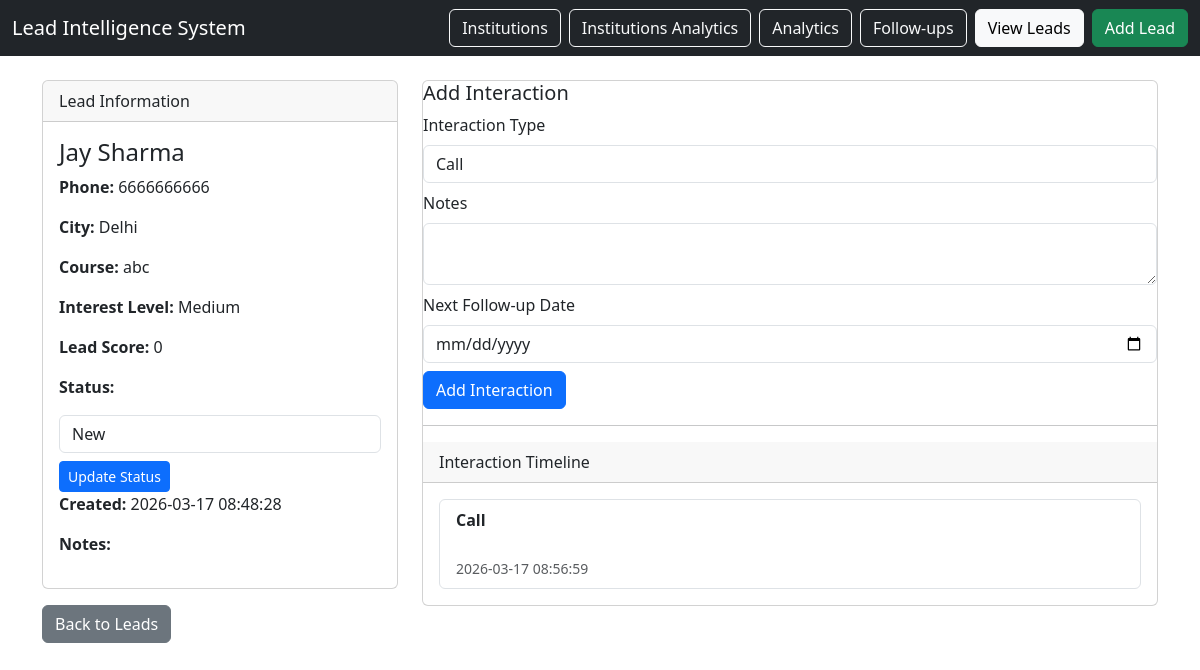
/leads/2, run on an earlier commit of the app's database.
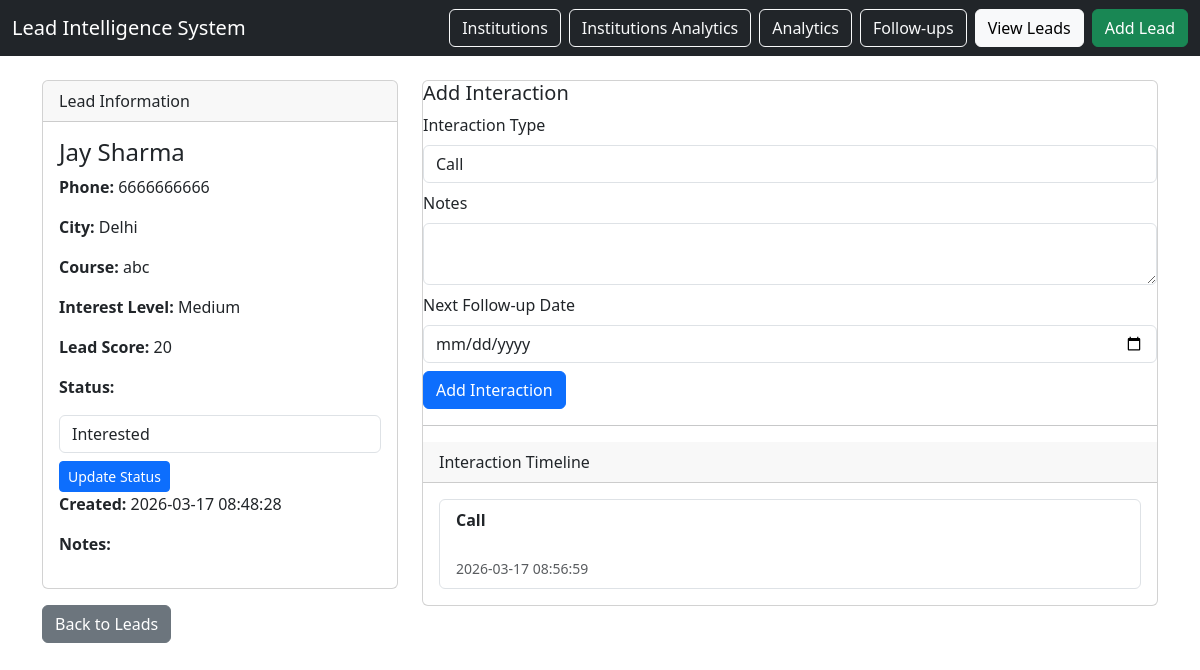
And on a later commit of the database.
### tables this page shows
CREATE TABLE leads (
    lead_id INTEGER PRIMARY KEY AUTOINCREMENT,
    student_name TEXT NOT NULL,
    phone TEXT,
    city TEXT,
    school_id INTEGER,
    coaching_id INTEGER,
    course_interest TEXT,
    lead_source TEXT,
    interest_level TEXT,
    lead_score INTEGER DEFAULT 0,
    status TEXT CHECK(status IN (
        'new',
        'contacted',
        'interested',
        'applied',
        'admitted',
        'lost'
    )) DEFAULT 'new',
    created_at TIMESTAMP DEFAULT CURRENT_TIMESTAMP,
    notes TEXT,

    FOREIGN KEY (school_id) REFERENCES institutions(institution_id),
    FOREIGN KEY (coaching_id) REFERENCES institutions(institution_id)
);

CREATE TABLE interactions (
    interaction_id INTEGER PRIMARY KEY AUTOINCREMENT,
    lead_id INTEGER NOT NULL,
    interaction_type TEXT NOT NULL,
    notes TEXT,
    follow_up_date DATE,
    created_at TIMESTAMP DEFAULT CURRENT_TIMESTAMP,

    FOREIGN KEY (lead_id) REFERENCES leads(lead_id)
);

### app.py (the view)
@app.route("/leads/<int:lead_id>")
def lead_detail(lead_id):
    db = get_db()
    lead = db.execute("""
        SELECT *
        FROM leads
        WHERE lead_id = ?
    """, (lead_id,)).fetchone()
    score = calculate_lead_score(lead)
    db.execute("""
        UPDATE leads
        SET lead_score = ?
        WHERE lead_id = ?
    """, (score, lead_id))
    db.commit()
    interactions = db.execute("""
        SELECT *
        FROM interactions
        WHERE lead_id = ?
        ORDER BY created_at DESC
    """, (lead_id,)).fetchall()
    return render_template(
        "lead_detail.html",
        lead=lead,
        interactions=interactions
    )

### app.py (called while the page is built)
def calculate_lead_score(lead):
    score = 0
    if lead["interest_level"] == "high":
        score += 40
    elif lead["interest_level"] == "medium":
        score += 25
    elif lead["interest_level"] == "low":
        score += 10
    if lead["status"] == "interested":
        score += 20
    elif lead["status"] == "applied":
        score += 30
    return score

### database/db_connection.py (called while the page is built)
def get_db():
    conn = sqlite3.connect(DB_NAME)
    conn.row_factory = sqlite3.Row
    return conn

### templates/lead_detail.html (shortened to what this page needs)
{% extends "base.html" %}
{% block content %}
<div class="row">
<div class="col-4">
<div class="card">
<div class="card-header">
Lead Information
</div>
<div class="card-body">
<h4>{{ lead.student_name }}</h4>
<p><strong>Phone:</strong> {{ lead.phone }}</p>
<p><strong>City:</strong> {{ lead.city }}</p>
<p><strong>Course:</strong> {{ lead.course_interest }}</p>
<p><strong>Interest Level:</strong> {{ lead.interest_level }}</p>
<p><strong>Lead Score:</strong> {{ lead.lead_score }}</p>
<p><strong>Status:</strong></p>
<form method="POST" action="/leads/update_status/{{ lead.lead_id }}">
<select class="form-control mb-2" name="status">
<option value="new" {% if lead.status == "new" %}selected{% endif %}>New</option>
<option value="interested" {% if lead.status == "interested" %}selected{% endif %}>Interested</option>
</select>
<button class="btn btn-primary btn-sm">
Update Status
</button>
</form>
<p><strong>Created:</strong> {{ lead.created_at }}</p>
<p><strong>Notes:</strong></p>
</div>
</div>
<a href="/leads" class="btn btn-secondary mt-3">
Back to Leads
</a>
</div>
<div class="col-8">
<div class="card">
<h5>Add Interaction</h5>
<form method="POST" action="/leads/{{ lead.lead_id }}/add_interaction">
<div class="mb-2">
<label class="form-label">Interaction Type</label>
<select name="interaction_type" class="form-control" required>
<option value="Call">Call</option>
</select>
</div>
<div class="mb-2">
<label class="form-label">Notes</label>
<textarea name="notes" class="form-control"></textarea>
</div>
<div class="mb-2">
<label class="form-label">Next Follow-up Date</label>
<input type="date" name="follow_up_date" class="form-control">
</div>
<button type="submit" class="btn btn-primary">
Add Interaction
</button>
</form>
<hr>
<div class="card-header">
Interaction Timeline
</div>
<div class="card-body">
{% if interactions %}
<ul class="list-group">
{% for i in interactions %}
<li class="list-group-item">
<strong>{{ i.interaction_type }}</strong><br>
{{ i.notes }}<br>
<small class="text-muted">
{{ i.created_at }}
</small>
</li>
{% endfor %}
</ul>
{% else %}
<p class="text-muted">
No interactions recorded yet.
</p>
{% endif %}
</div>
</div>
</div>
</div>
{% endblock %}

### templates/base.html (shortened to what this page needs)
<!DOCTYPE html>
<html>
<head>
    <link
    href="https://cdn.jsdelivr.net/npm/bootstrap@5.3.2/dist/css/bootstrap.min.css"
    rel="stylesheet">
</head>
<body>
<nav class="navbar navbar-dark bg-dark">
<div class="container-fluid">
<a class="navbar-brand" href="/">
Lead Intelligence System
</a>
<div class="d-flex">
<a class="btn btn-outline-light me-2" href="/institutions">
Institutions
</a>
<a class="btn btn-outline-light me-2" href="/institutions/analytics">
Institutions Analytics
</a>
<a class="btn btn-outline-light me-2" href="/analytics">
Analytics
</a>
<a class="btn btn-outline-light me-2" href="/followups">
Follow-ups
</a>
<a class="btn btn-light me-2" href="/leads">
View Leads
</a>
<a class="btn btn-success" href="/leads/add">
Add Lead
</a>
</div>
</div>
</nav>
<div class="container mt-4">
{% block content %}{% endblock %}
</div>
</body>
</html>

What changed in the data, as far as the page shows it:
changed leads "Jay Sharma": lead_score "0" → "20"; status "New" → "Interested"
